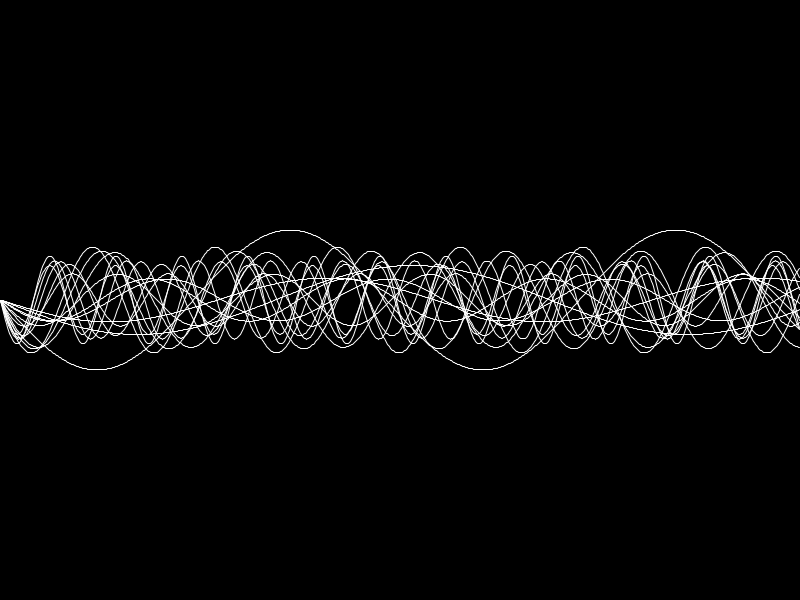
Frame 1 (no input)
Frame 60 (the mouse pressed at the canvas centre just before this capture): identical to frame 1, image omitted
Frame 120 (the mouse held since frame 60 and released just before this capture): identical to frame 1, image omitted

The Processing sketch that drew this single still picture (run headless with seeded random() and noise(); from frame 60 on, the mouse is pressed at the canvas centre):

// Processing sketch: text_input
// ── text_input.pde
int numWaves = 15; // Number of sine waves
float[] frequencies = new float[numWaves];
float[] amplitudes = new float[numWaves];

void setup() {
  size(800, 600); // Set the size of the window
  background(0); // Set background to black

  // Initialize frequencies and amplitudes for each wave
  for (int i = 0; i < numWaves; i++) {
    frequencies[i] = random(0.01, 0.1); // Random frequency
    amplitudes[i] = random(20, 80); // Random amplitude
  }
  
  drawWaves();
  save("waves.jpg");
}

void drawWaves() {
  stroke(255); // Set line color to white
  noFill();

  // Draw each wave
  for (int j = 0; j < numWaves; j++) {
    float frequency = frequencies[j];
    float amplitude = amplitudes[j];
    beginShape();
    for (int x = 0; x < width; x++) {
      float y = height / 2 + sin(x * frequency) * amplitude;
      vertex(x, y);
    }
    endShape();
  }
}

void draw() {
  // No continuous drawing needed for static image
}
